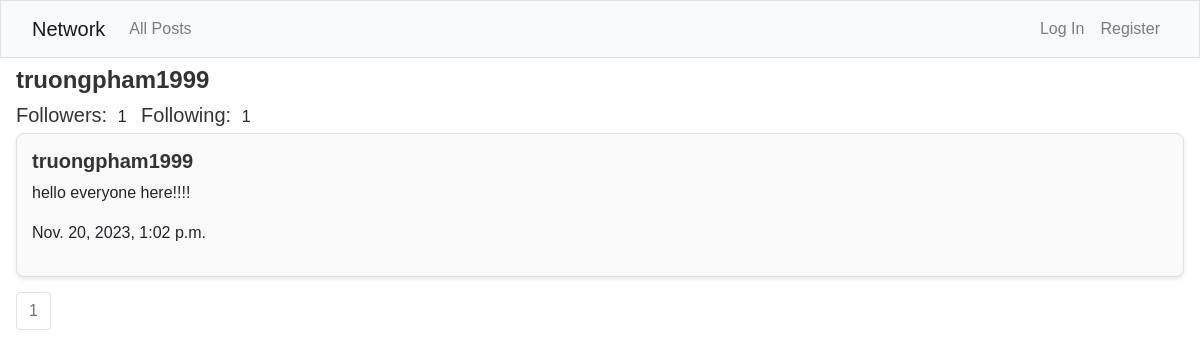
The page /profile/2 on the database its author committed.
### network/models.py (models this page shows, shortened)
class User(AbstractUser):
    pass

class Post(models.Model):
    content = models.CharField(max_length=1000)
    poster = models.ForeignKey(User, on_delete=models.CASCADE, related_name='posts')
    date = models.DateTimeField(auto_now_add=True)

### network/views.py (the view)
# urls.py: path("profile/<int:user_id>", views.profile, name="profile"),
def profile(request, user_id):
    profile_user = User.objects.get(pk=user_id)
    posts = profile_user.posts.all().order_by('-date')
    followers_count = profile_user.followed.count()
    following_count = profile_user.followers.count()
    posts, previous_page, next_page = paginate_posts(posts, request.GET.get('page'), 2)
    is_following = False
    if request.user.is_authenticated and request.user != profile_user:
        is_following = Follow.objects.filter(follower=request.user, followed=profile_user).exists()
    return render(request, "network/profile.html", {
        "profile_user": profile_user,
        "posts": posts,
        "previous_page": previous_page,
        "next_page": next_page,
        "is_following": is_following,
        "followers_count": followers_count,
        "following_count": following_count,
    })

### network/views.py (called while the page is built)
def paginate_posts(posts, page_number, posts_per_page):
    paginator = Paginator(posts, posts_per_page)
    page = page_number
    try:
        posts = paginator.page(page)
    except PageNotAnInteger:
        posts = paginator.page(1)
    except EmptyPage:
        posts = paginator.page(paginator.num.pages)
    previous_page = posts.previous_page_number() if posts.has_previous() else None
    next_page = posts.next_page_number() if posts.has_next() else None
    return posts, previous_page, next_page

### network/templates/network/profile.html (shortened to what this page needs)
{% extends "network/layout.html" %}
{% load static %}
{% block body %}
    <div class="mt-2 mx-3">
        <div class="flex-container">
            <div>
                <h4><strong>{{ profile_user.username }}</strong></h4>
            </div>
        </div>
        <div class="inline-style">
            <div class="inline-style">
                <h5>Followers: </h5><p id="followers-count">{{ followers_count }}</p>
            </div>
            <div class="inline-style">
                <h5>Following: </h5><p id="following-count">{{ following_count }}</p>
            </div>
        </div>
        {% for post in posts %}
            <div class="post-form mt-1 text-left">
                <a href="{% url 'profile' post.poster.id %}"><h5><strong>{{ post.poster }}</strong></h5></a>
                <p>{{ post.content }}</p>
                <p>{{ post.date }}</p>
            </div>
        {% endfor %}
        <nav aria-label="Page navigation example">
            <ul class="pagination">
                <li class="page-item disabled"><span class="page-link color-type">{{ posts.number }}</span></li>
            </ul>
        </nav>
    </div>
{% endblock %}

### network/static/network/styles.css (style rules this page uses)
.post-form { border: 2px solid #ccc; padding: 10px; margin-bottom: 10px; border-radius: 7px; }
.color-type { color: grey; }
.inline-style h5, .inline-style p , .inline-style div { display: inline; margin-right: 5px; }
.flex-container { display: flex; flex-direction: row; gap: 30px; }
.post-form { background-color: #f9f9f9; border: 1px solid #e0e0e0; padding: 15px; margin-bottom: 15px; border-radius: 8px; box-shadow: 0 2px 4px rgba(0, 0, 0, 0.1); }
body { font-family: 'Arial', sans-serif; }
h2, h4, h5 { color: #333; }
.flex-container, .flex-container-2 { align-items: center; }

### rows shown on the page
User: username "truongpham1999"
Post: poster "truongpham1999", content "hello everyone here!!!!", date "Nov. 20, 2023, 1:02 p.m."

### other values the page prints
{{ followers_count }} "1"
{{ following_count }} "1"
{{ posts.number }} "1"
